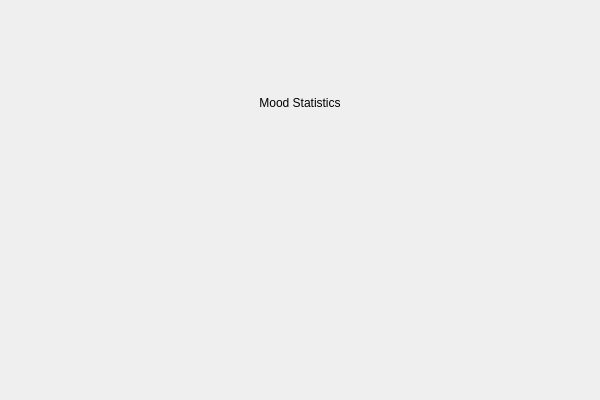
<?xml version="1.0" encoding="UTF-8"?>
<ui version="4.0">
 <class>StatisticsWindow</class>
 <widget class="QMainWindow" name="StatisticsWindow">
  <property name="geometry">
   <rect>
    <x>0</x>
    <y>0</y>
    <width>600</width>
    <height>400</height>
   </rect>
  </property>
  <property name="windowTitle">
   <string>Mood Tracker Statistics</string>
  </property>
  <widget class="QWidget" name="centralwidget">
   <layout class="QVBoxLayout" name="verticalLayout">
    <item>
     <widget class="QLabel" name="labelTitle">
      <property name="text">
       <string>Mood Statistics</string>
      </property>
      <property name="alignment">
       <set>Qt::AlignCenter</set>
      </property>
     </widget>
    </item>
    <item>
     <widget class="QWidget" name="chartWidget" />
    </item>
   </layout>
  </widget>
 </widget>
 <resources/>
 <connections/>
</ui>
